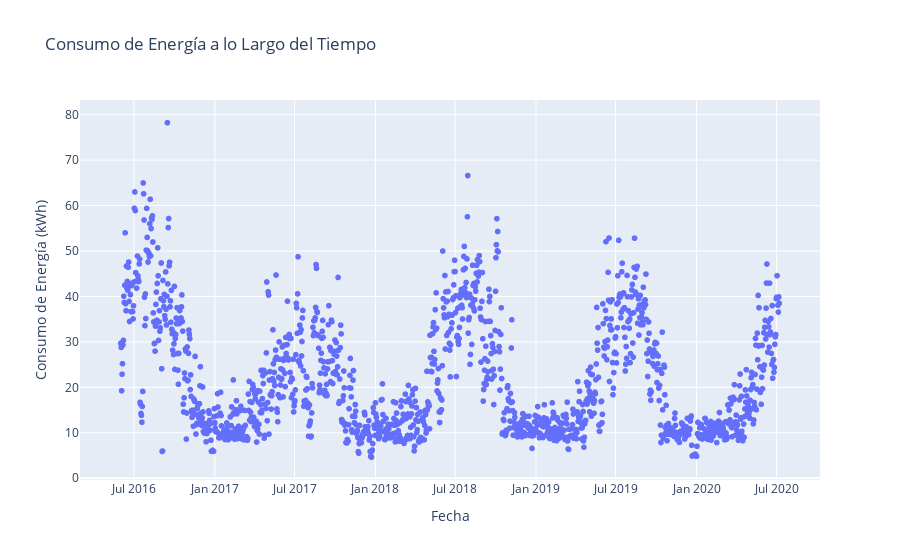

The notebook cell saved with this chart:
### Code cell
# Paso 2: Transformar la columna 'date' a formato datetime
df['date'] = pd.to_datetime(df['date'])

# Paso 3: Visualizar el consumo de energía a lo largo del tiempo
fig = px.scatter(df, x='date', y='Energy_kWh', title='Consumo de Energía a lo Largo del Tiempo',
              labels={'date': 'Fecha', 'Energy_kWh': 'Consumo de Energía (kWh)'})
fig.show()

### Figure 1 — Plotly figure (JSON) as saved in the notebook; plotly's stock layout.template omitted (floating-point values rounded to 4 significant figures; data arrays with more than 128 entries replaced by an {"elided": "..."} marker saying what was removed)
{"data": [{"hovertemplate": "Fecha=%{x}<br>Consumo de Energía (kWh)=%{y}<extra></extra>", "legendgroup": "", "marker": {"color": "#636efa", "symbol": "circle"}, "mode": "markers", "name": "", "showlegend": false, "type": "scattergl", "x": {"elided": "1498 str values"}, "xaxis": "x", "y": {"elided": "1498 float values"}, "yaxis": "y"}], "layout": {"legend": {"tracegroupgap": 0}, "title": {"text": "Consumo de Energía a lo Largo del Tiempo"}, "xaxis": {"anchor": "y", "domain": [0, 1], "title": {"text": "Fecha"}}, "yaxis": {"anchor": "x", "domain": [0, 1], "title": {"text": "Consumo de Energía (kWh)"}}}}
